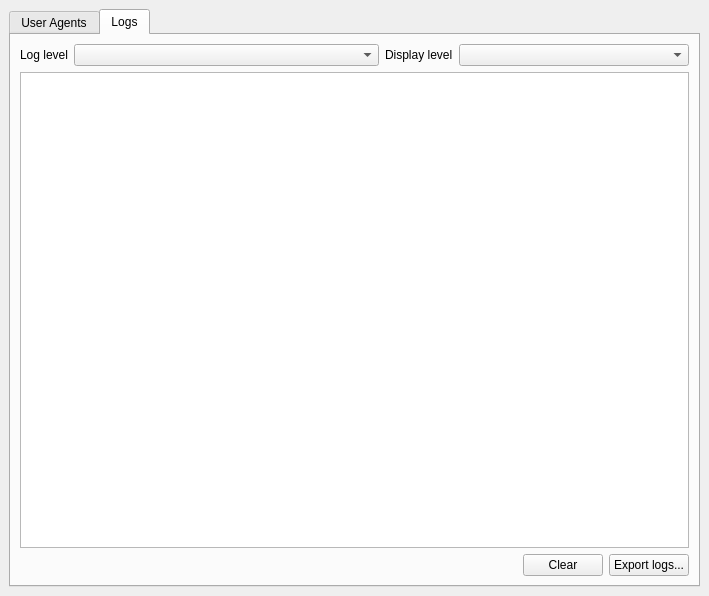
<?xml version="1.0" encoding="UTF-8"?>
<ui version="4.0">
 <class>MainWindow</class>
 <widget class="QMainWindow" name="MainWindow">
  <property name="geometry">
   <rect>
    <x>0</x>
    <y>0</y>
    <width>709</width>
    <height>596</height>
   </rect>
  </property>
  <property name="windowTitle">
   <string>MainWindow</string>
  </property>
  <widget class="QWidget" name="centralwidget">
   <layout class="QGridLayout" name="gridLayout">
    <item row="0" column="0">
     <widget class="QTabWidget" name="tabWidget">
      <property name="currentIndex">
       <number>1</number>
      </property>
      <widget class="QWidget" name="userAgentsTab">
       <attribute name="title">
        <string>User Agents</string>
       </attribute>
       <layout class="QHBoxLayout" name="horizontalLayout">
        <item>
         <widget class="QGroupBox" name="userAgentsGroup">
          <property name="sizePolicy">
           <sizepolicy hsizetype="Preferred" vsizetype="Expanding">
            <horstretch>0</horstretch>
            <verstretch>0</verstretch>
           </sizepolicy>
          </property>
          <property name="title">
           <string/>
          </property>
          <layout class="QGridLayout" name="gridLayout_2">
           <item row="0" column="0" colspan="3">
            <widget class="QPushButton" name="addUserAgentsButton">
             <property name="text">
              <string>Add User Agents...</string>
             </property>
            </widget>
           </item>
           <item row="1" column="0">
            <widget class="QPushButton" name="muteAllButton">
             <property name="text">
              <string>Mute All</string>
             </property>
            </widget>
           </item>
           <item row="1" column="1">
            <widget class="QPushButton" name="hangupAllButton">
             <property name="text">
              <string>Hangup All</string>
             </property>
            </widget>
           </item>
           <item row="1" column="2">
            <widget class="QPushButton" name="deleteAllButton">
             <property name="text">
              <string>Delete All</string>
             </property>
            </widget>
           </item>
           <item row="2" column="0" colspan="3">
            <widget class="QScrollArea" name="scrollArea">
             <property name="horizontalScrollBarPolicy">
              <enum>Qt::ScrollBarPolicy::ScrollBarAlwaysOff</enum>
             </property>
             <property name="widgetResizable">
              <bool>true</bool>
             </property>
             <widget class="QWidget" name="scrollAreaWidgetContents">
              <property name="geometry">
               <rect>
                <x>0</x>
                <y>0</y>
                <width>306</width>
                <height>453</height>
               </rect>
              </property>
              <layout class="QVBoxLayout" name="verticalLayout_3"/>
             </widget>
            </widget>
           </item>
          </layout>
         </widget>
        </item>
        <item>
         <widget class="QGroupBox" name="userAgentSettingsGroup">
          <property name="sizePolicy">
           <sizepolicy hsizetype="Preferred" vsizetype="Expanding">
            <horstretch>0</horstretch>
            <verstretch>0</verstretch>
           </sizepolicy>
          </property>
          <property name="title">
           <string/>
          </property>
          <layout class="QVBoxLayout" name="verticalLayout">
           <item>
            <widget class="QGroupBox" name="statusGroupBox">
             <property name="title">
              <string/>
             </property>
             <layout class="QFormLayout" name="formLayout">
              <item row="0" column="0">
               <widget class="QLabel" name="userAgentStatusLabel">
                <property name="text">
                 <string>Status</string>
                </property>
               </widget>
              </item>
              <item row="0" column="1">
               <widget class="QLabel" name="userAgentStatusValue">
                <property name="text">
                 <string>TextLabel</string>
                </property>
               </widget>
              </item>
              <item row="1" column="0">
               <widget class="QLabel" name="userAgentUserLabel">
                <property name="text">
                 <string>User</string>
                </property>
               </widget>
              </item>
              <item row="1" column="1">
               <widget class="QLabel" name="userAgentUserValue">
                <property name="text">
                 <string>TextLabel</string>
                </property>
               </widget>
              </item>
              <item row="2" column="0">
               <widget class="QLabel" name="userAgentDomainLabel">
                <property name="text">
                 <string>Domain</string>
                </property>
               </widget>
              </item>
              <item row="2" column="1">
               <widget class="QLabel" name="userAgentDomainValue">
                <property name="text">
                 <string>TextLabel</string>
                </property>
               </widget>
              </item>
             </layout>
            </widget>
           </item>
           <item>
            <widget class="QPushButton" name="deleteUAButton">
             <property name="sizePolicy">
              <sizepolicy hsizetype="Minimum" vsizetype="Fixed">
               <horstretch>0</horstretch>
               <verstretch>0</verstretch>
              </sizepolicy>
             </property>
             <property name="text">
              <string>Delete User Agent</string>
             </property>
            </widget>
           </item>
           <item>
            <widget class="QGroupBox" name="callGroupBox">
             <property name="title">
              <string>Call</string>
             </property>
             <layout class="QGridLayout" name="gridLayout_3">
              <item row="0" column="0">
               <widget class="QLabel" name="callNumberLabel">
                <property name="text">
                 <string>Number</string>
                </property>
               </widget>
              </item>
              <item row="0" column="1">
               <widget class="QLabel" name="callNumberValue">
                <property name="text">
                 <string>Number Value</string>
                </property>
               </widget>
              </item>
              <item row="1" column="0">
               <widget class="QPushButton" name="muteUAButton">
                <property name="sizePolicy">
                 <sizepolicy hsizetype="Minimum" vsizetype="Fixed">
                  <horstretch>0</horstretch>
                  <verstretch>0</verstretch>
                 </sizepolicy>
                </property>
                <property name="text">
                 <string>Mute</string>
                </property>
               </widget>
              </item>
              <item row="1" column="1">
               <widget class="QPushButton" name="hangupCallButton">
                <property name="sizePolicy">
                 <sizepolicy hsizetype="Minimum" vsizetype="Fixed">
                  <horstretch>0</horstretch>
                  <verstretch>0</verstretch>
                 </sizepolicy>
                </property>
                <property name="text">
                 <string>Hangup</string>
                </property>
               </widget>
              </item>
             </layout>
            </widget>
           </item>
           <item>
            <spacer name="verticalSpacer">
             <property name="orientation">
              <enum>Qt::Orientation::Vertical</enum>
             </property>
             <property name="sizeHint" stdset="0">
              <size>
               <width>20</width>
               <height>40</height>
              </size>
             </property>
            </spacer>
           </item>
          </layout>
         </widget>
        </item>
       </layout>
      </widget>
      <widget class="QWidget" name="logsTab">
       <attribute name="title">
        <string>Logs</string>
       </attribute>
       <layout class="QVBoxLayout" name="verticalLayout_2">
        <item>
         <layout class="QHBoxLayout" name="horizontalLayout_5">
          <item>
           <layout class="QHBoxLayout" name="horizontalLayout_2">
            <item>
             <widget class="QLabel" name="logLevelLabel">
              <property name="layoutDirection">
               <enum>Qt::LayoutDirection::LeftToRight</enum>
              </property>
              <property name="text">
               <string>Log level</string>
              </property>
             </widget>
            </item>
            <item>
             <widget class="QComboBox" name="logLevelSelector">
              <property name="sizePolicy">
               <sizepolicy hsizetype="Expanding" vsizetype="Fixed">
                <horstretch>0</horstretch>
                <verstretch>0</verstretch>
               </sizepolicy>
              </property>
             </widget>
            </item>
            <item>
             <layout class="QHBoxLayout" name="horizontalLayout_3">
              <item>
               <widget class="QLabel" name="displayLevelLabel">
                <property name="text">
                 <string>Display level</string>
                </property>
               </widget>
              </item>
              <item>
               <widget class="QComboBox" name="displayLevelSelector">
                <property name="sizePolicy">
                 <sizepolicy hsizetype="MinimumExpanding" vsizetype="Fixed">
                  <horstretch>0</horstretch>
                  <verstretch>0</verstretch>
                 </sizepolicy>
                </property>
               </widget>
              </item>
             </layout>
            </item>
           </layout>
          </item>
         </layout>
        </item>
        <item>
         <widget class="QPlainTextEdit" name="logValue">
          <property name="font">
           <font>
            <family>Monospace</family>
           </font>
          </property>
          <property name="readOnly">
           <bool>true</bool>
          </property>
          <property name="plainText">
           <string notr="true"/>
          </property>
         </widget>
        </item>
        <item>
         <layout class="QHBoxLayout" name="horizontalLayout_4">
          <item>
           <spacer name="horizontalSpacer">
            <property name="orientation">
             <enum>Qt::Orientation::Horizontal</enum>
            </property>
            <property name="sizeHint" stdset="0">
             <size>
              <width>40</width>
              <height>20</height>
             </size>
            </property>
           </spacer>
          </item>
          <item>
           <widget class="QPushButton" name="clearLogsButton">
            <property name="sizePolicy">
             <sizepolicy hsizetype="Fixed" vsizetype="Fixed">
              <horstretch>0</horstretch>
              <verstretch>0</verstretch>
             </sizepolicy>
            </property>
            <property name="text">
             <string>Clear</string>
            </property>
           </widget>
          </item>
          <item>
           <widget class="QPushButton" name="exportLogsButton">
            <property name="sizePolicy">
             <sizepolicy hsizetype="Fixed" vsizetype="Fixed">
              <horstretch>0</horstretch>
              <verstretch>0</verstretch>
             </sizepolicy>
            </property>
            <property name="text">
             <string>Export logs...</string>
            </property>
           </widget>
          </item>
         </layout>
        </item>
       </layout>
      </widget>
     </widget>
    </item>
   </layout>
  </widget>
 </widget>
 <resources/>
 <connections/>
</ui>
